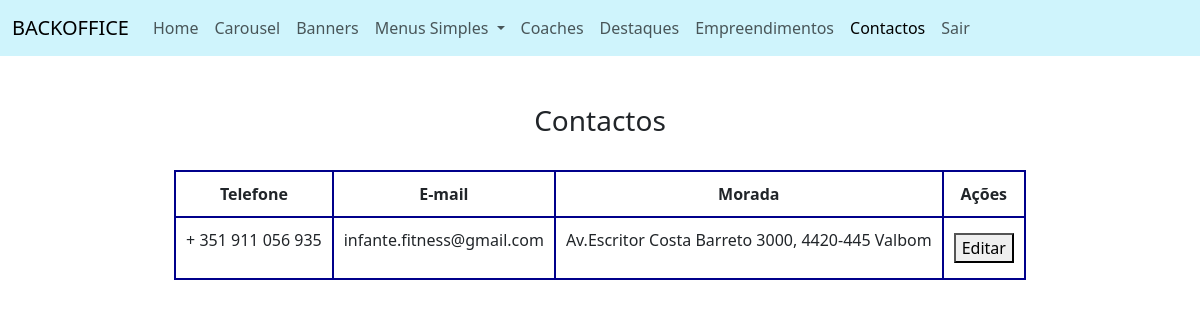
/backoffice/contactos.php (signed in), run on the app's committed database.
### tables this page shows
CREATE TABLE `contactos` (
  `id` int(11) NOT NULL,
  `telefone` varchar(200) NOT NULL,
  `morada` varchar(500) NOT NULL,
  `email` varchar(500) NOT NULL,
  `link_facebook` varchar(1000) NOT NULL
);

### backoffice/contactos.php (called while the page is built, shortened)
<?php
require("componentes/header.php");
require("views/contactos_view.php");
require("componentes/footer.php");
?>

### helpers/base_dados_helper.php (called while the page is built, shortened)
<?php
$conexao = new PDO("mysql:host=localhost;dbname=infante_fitness_bd;charset=utf8mb4", "root", "");
function selectSQLUnico($sql){
    global $conexao;
    $pesquisa = $conexao->query($sql);
    $resultado = $pesquisa->fetch(PDO::FETCH_ASSOC);
    return $resultado;
}
?>

### helpers/contactos_helper.php (called while the page is built)
<?php
function getContactos(){
    $resultado = selectSQLUnico("SELECT * FROM contactos");
    return $resultado;
}
?>

### backoffice/views/contactos_view.php (the view)
<?php
$contactos = getContactos();
?>
<main class="conatiner my-5 text-center">
<div class="row m-0">
    <div class="col-12">
        <h3>Contactos</h3>
    </div>
</div>
<div class="row mx-0 mt-4">
    <div class="col-12">
        <table>
            <tr>
                <th>Telefone</th>
                <th>E-mail</th>
                <th>Morada</th>
                <th>Ações</th>
            </tr>
            <tr>
                <td><?= $contactos["telefone"]; ?></td>
                <td><?= $contactos["email"]; ?></td>
                <td><?= $contactos["morada"]; ?></td>
                <td>
                    <a href="contactos_editar.php?id=<?= $contactos["id"]; ?>"><button>Editar</button></a>
                </td>
            </tr>
        </table>
    </div>
</div>
</main>

### css/style_backoffice.css (style rules this page uses)
table, th, td { border: 2px solid darkblue !important; border-collapse: collapse !important; padding: 10px; margin: auto !important; }

### data on the page
contactos: telefone "+ 351 911 056 935", email "infante.fitness@gmail.com", morada "Av.Escritor Costa Barreto 3000, 4420-445 Valbom"
